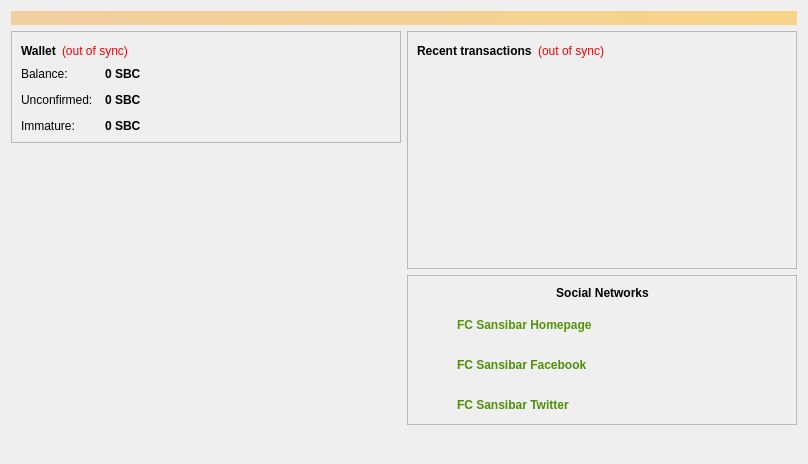
<?xml version="1.0" encoding="UTF-8"?>
<ui version="4.0">
 <class>OverviewPage</class>
 <widget class="QWidget" name="OverviewPage">
  <property name="geometry">
   <rect>
    <x>0</x>
    <y>0</y>
    <width>808</width>
    <height>464</height>
   </rect>
  </property>
  <property name="windowTitle">
   <string>Form</string>
  </property>
  <layout class="QVBoxLayout" name="topLayout">
   <item>
    <widget class="QLabel" name="labelAlerts">
     <property name="visible">
      <bool>false</bool>
     </property>
     <property name="styleSheet">
      <string notr="true">background-color: qlineargradient(x1: 0, y1: 0, x2: 1, y2: 0, stop:0 #F0D0A0, stop:1 #F8D488); color:#000000;</string>
     </property>
     <property name="wordWrap">
      <bool>true</bool>
     </property>
     <property name="margin">
      <number>3</number>
     </property>
    </widget>
   </item>
   <item>
    <layout class="QHBoxLayout" name="horizontalLayout" stretch="1,1">
     <item>
      <layout class="QVBoxLayout" name="verticalLayout_2">
       <item>
        <widget class="QFrame" name="frame">
         <property name="frameShape">
          <enum>QFrame::StyledPanel</enum>
         </property>
         <property name="frameShadow">
          <enum>QFrame::Raised</enum>
         </property>
         <layout class="QVBoxLayout" name="verticalLayout_4">
          <item>
           <layout class="QHBoxLayout" name="horizontalLayout_4">
            <item>
             <widget class="QLabel" name="label_5">
              <property name="font">
               <font>
                <weight>75</weight>
                <bold>true</bold>
               </font>
              </property>
              <property name="text">
               <string>Wallet</string>
              </property>
             </widget>
            </item>
            <item>
             <widget class="QLabel" name="labelWalletStatus">
              <property name="toolTip">
               <string>The displayed information may be out of date. Your wallet automatically synchronizes with the Sansicoin network after a connection is established, but this process has not completed yet.</string>
              </property>
              <property name="styleSheet">
               <string notr="true">QLabel { color: red; }</string>
              </property>
              <property name="text">
               <string notr="true">(out of sync)</string>
              </property>
              <property name="alignment">
               <set>Qt::AlignLeading|Qt::AlignLeft|Qt::AlignVCenter</set>
              </property>
             </widget>
            </item>
            <item>
             <spacer name="horizontalSpacer_2">
              <property name="orientation">
               <enum>Qt::Horizontal</enum>
              </property>
              <property name="sizeHint" stdset="0">
               <size>
                <width>40</width>
                <height>20</height>
               </size>
              </property>
             </spacer>
            </item>
           </layout>
          </item>
          <item>
           <layout class="QFormLayout" name="formLayout_2">
            <property name="fieldGrowthPolicy">
             <enum>QFormLayout::AllNonFixedFieldsGrow</enum>
            </property>
            <property name="horizontalSpacing">
             <number>12</number>
            </property>
            <property name="verticalSpacing">
             <number>12</number>
            </property>
            <item row="0" column="0">
             <widget class="QLabel" name="label">
              <property name="text">
               <string>Balance:</string>
              </property>
             </widget>
            </item>
            <item row="0" column="1">
             <widget class="QLabel" name="labelBalance">
              <property name="font">
               <font>
                <weight>75</weight>
                <bold>true</bold>
               </font>
              </property>
              <property name="cursor">
               <cursorShape>IBeamCursor</cursorShape>
              </property>
              <property name="toolTip">
               <string>Your current balance</string>
              </property>
              <property name="text">
               <string notr="true">0 SBC</string>
              </property>
              <property name="textInteractionFlags">
               <set>Qt::LinksAccessibleByMouse|Qt::TextSelectableByKeyboard|Qt::TextSelectableByMouse</set>
              </property>
             </widget>
            </item>
            <item row="1" column="0">
             <widget class="QLabel" name="label_3">
              <property name="text">
               <string>Unconfirmed:</string>
              </property>
             </widget>
            </item>
            <item row="1" column="1">
             <widget class="QLabel" name="labelUnconfirmed">
              <property name="font">
               <font>
                <weight>75</weight>
                <bold>true</bold>
               </font>
              </property>
              <property name="cursor">
               <cursorShape>IBeamCursor</cursorShape>
              </property>
              <property name="toolTip">
               <string>Total of transactions that have yet to be confirmed, and do not yet count toward the current balance</string>
              </property>
              <property name="text">
               <string notr="true">0 SBC</string>
              </property>
              <property name="textInteractionFlags">
               <set>Qt::LinksAccessibleByMouse|Qt::TextSelectableByKeyboard|Qt::TextSelectableByMouse</set>
              </property>
             </widget>
            </item>
            <item row="2" column="0">
             <widget class="QLabel" name="labelImmatureText">
              <property name="text">
               <string>Immature:</string>
              </property>
             </widget>
            </item>
            <item row="2" column="1">
             <widget class="QLabel" name="labelImmature">
              <property name="font">
               <font>
                <weight>75</weight>
                <bold>true</bold>
               </font>
              </property>
              <property name="toolTip">
               <string>Mined balance that has not yet matured</string>
              </property>
              <property name="text">
               <string notr="true">0 SBC</string>
              </property>
              <property name="textInteractionFlags">
               <set>Qt::LinksAccessibleByMouse|Qt::TextSelectableByKeyboard|Qt::TextSelectableByMouse</set>
              </property>
             </widget>
            </item>
           </layout>
          </item>
         </layout>
        </widget>
       </item>
       <item alignment="Qt::AlignHCenter">
        <widget class="QLabel" name="label_12">
         <property name="minimumSize">
          <size>
           <width>256</width>
           <height>256</height>
          </size>
         </property>
         <property name="maximumSize">
          <size>
           <width>256</width>
           <height>256</height>
          </size>
         </property>
         <property name="text">
          <string/>
         </property>
         <property name="pixmap">
          <pixmap resource="../bitcoin.qrc">:/icons/bitcoin</pixmap>
         </property>
         <property name="scaledContents">
          <bool>true</bool>
         </property>
        </widget>
       </item>
       <item>
        <spacer name="verticalSpacer">
         <property name="orientation">
          <enum>Qt::Vertical</enum>
         </property>
         <property name="sizeHint" stdset="0">
          <size>
           <width>20</width>
           <height>40</height>
          </size>
         </property>
        </spacer>
       </item>
      </layout>
     </item>
     <item>
      <layout class="QVBoxLayout" name="verticalLayout_3">
       <item>
        <widget class="QFrame" name="frame_2">
         <property name="frameShape">
          <enum>QFrame::StyledPanel</enum>
         </property>
         <property name="frameShadow">
          <enum>QFrame::Raised</enum>
         </property>
         <layout class="QVBoxLayout" name="verticalLayout">
          <item>
           <layout class="QHBoxLayout" name="horizontalLayout_2">
            <item>
             <widget class="QLabel" name="label_4">
              <property name="text">
               <string>&lt;b&gt;Recent transactions&lt;/b&gt;</string>
              </property>
             </widget>
            </item>
            <item>
             <widget class="QLabel" name="labelTransactionsStatus">
              <property name="toolTip">
               <string>The displayed information may be out of date. Your wallet automatically synchronizes with the Sansicoin network after a connection is established, but this process has not completed yet.</string>
              </property>
              <property name="styleSheet">
               <string notr="true">QLabel { color: red; }</string>
              </property>
              <property name="text">
               <string notr="true">(out of sync)</string>
              </property>
              <property name="alignment">
               <set>Qt::AlignRight|Qt::AlignTrailing|Qt::AlignVCenter</set>
              </property>
             </widget>
            </item>
            <item>
             <spacer name="horizontalSpacer">
              <property name="orientation">
               <enum>Qt::Horizontal</enum>
              </property>
              <property name="sizeHint" stdset="0">
               <size>
                <width>40</width>
                <height>20</height>
               </size>
              </property>
             </spacer>
            </item>
           </layout>
          </item>
          <item>
           <widget class="QListView" name="listTransactions">
            <property name="styleSheet">
             <string notr="true">QListView { background: transparent; }</string>
            </property>
            <property name="frameShape">
             <enum>QFrame::NoFrame</enum>
            </property>
            <property name="verticalScrollBarPolicy">
             <enum>Qt::ScrollBarAlwaysOff</enum>
            </property>
            <property name="horizontalScrollBarPolicy">
             <enum>Qt::ScrollBarAlwaysOff</enum>
            </property>
            <property name="selectionMode">
             <enum>QAbstractItemView::NoSelection</enum>
            </property>
           </widget>
          </item>
         </layout>
        </widget>
       </item>
       <item>
        <widget class="QFrame" name="frame_social">
         <property name="minimumSize">
          <size>
           <width>0</width>
           <height>150</height>
          </size>
         </property>
         <property name="frameShape">
          <enum>QFrame::StyledPanel</enum>
         </property>
         <property name="frameShadow">
          <enum>QFrame::Raised</enum>
         </property>
         <widget class="QLabel" name="label_2">
          <property name="geometry">
           <rect>
            <x>50</x>
            <y>40</y>
            <width>200</width>
            <height>20</height>
           </rect>
          </property>
          <property name="text">
           <string>&lt;html&gt;&lt;head/&gt;&lt;body&gt;&lt;p&gt;&lt;a href=&quot;https://www.fc-sansibar.de&quot;&gt;&lt;span style=&quot; text-decoration: none; font-weight:600; color:#519507;&quot;&gt;FC Sansibar Homepage&lt;/span&gt;&lt;/a&gt;&lt;/p&gt;&lt;/body&gt;&lt;/html&gt;</string>
          </property>
          <property name="scaledContents">
           <bool>true</bool>
          </property>
          <property name="openExternalLinks">
           <bool>true</bool>
          </property>
          <property name="textInteractionFlags">
           <set>Qt::LinksAccessibleByKeyboard|Qt::LinksAccessibleByMouse</set>
          </property>
         </widget>
         <widget class="QLabel" name="label_6">
          <property name="geometry">
           <rect>
            <x>50</x>
            <y>80</y>
            <width>200</width>
            <height>20</height>
           </rect>
          </property>
          <property name="text">
           <string>&lt;html&gt;&lt;head/&gt;&lt;body&gt;&lt;p&gt;&lt;a href=&quot;https://www.facebook.com/FanclubSansibarWerne/&quot;&gt;&lt;span style=&quot; text-decoration: none;font-weight:600; color:#4e8e07;&quot;&gt;FC Sansibar Facebook&lt;/span&gt;&lt;/a&gt;&lt;/p&gt;&lt;/body&gt;&lt;/html&gt;</string>
          </property>
          <property name="scaledContents">
           <bool>true</bool>
          </property>
          <property name="openExternalLinks">
           <bool>true</bool>
          </property>
          <property name="textInteractionFlags">
           <set>Qt::LinksAccessibleByKeyboard|Qt::LinksAccessibleByMouse</set>
          </property>
         </widget>
         <widget class="QLabel" name="label_7">
          <property name="geometry">
           <rect>
            <x>50</x>
            <y>120</y>
            <width>200</width>
            <height>20</height>
           </rect>
          </property>
          <property name="text">
           <string>&lt;html&gt;&lt;head/&gt;&lt;body&gt;&lt;p&gt;&lt;a href=&quot;https://twitter.com/FCSansibar&quot;&gt;&lt;span style=&quot; text-decoration: none; font-weight:600; color:#4e8f07;&quot;&gt;FC Sansibar Twitter&lt;/span&gt;&lt;/a&gt;&lt;/p&gt;&lt;/body&gt;&lt;/html&gt;</string>
          </property>
          <property name="scaledContents">
           <bool>true</bool>
          </property>
          <property name="openExternalLinks">
           <bool>true</bool>
          </property>
          <property name="textInteractionFlags">
           <set>Qt::LinksAccessibleByKeyboard|Qt::LinksAccessibleByMouse</set>
          </property>
         </widget>
         <widget class="QLabel" name="label_8">
          <property name="geometry">
           <rect>
            <x>130</x>
            <y>10</y>
            <width>131</width>
            <height>16</height>
           </rect>
          </property>
          <property name="text">
           <string>&lt;html&gt;&lt;head/&gt;&lt;body&gt;&lt;p&gt;&lt;span style=&quot; font-weight:600; color:#010101;&quot;&gt;Social Networks&lt;/span&gt;&lt;/p&gt;&lt;/body&gt;&lt;/html&gt;</string>
          </property>
          <property name="scaledContents">
           <bool>true</bool>
          </property>
          <property name="alignment">
           <set>Qt::AlignCenter</set>
          </property>
         </widget>
         <widget class="QLabel" name="label_9">
          <property name="geometry">
           <rect>
            <x>10</x>
            <y>30</y>
            <width>31</width>
            <height>31</height>
           </rect>
          </property>
          <property name="text">
           <string/>
          </property>
          <property name="pixmap">
           <pixmap resource="../bitcoin.qrc">:/icons/sansi</pixmap>
          </property>
          <property name="scaledContents">
           <bool>true</bool>
          </property>
         </widget>
         <widget class="QLabel" name="label_10">
          <property name="geometry">
           <rect>
            <x>10</x>
            <y>110</y>
            <width>31</width>
            <height>31</height>
           </rect>
          </property>
          <property name="text">
           <string/>
          </property>
          <property name="pixmap">
           <pixmap resource="../bitcoin.qrc">:/icons/twitter</pixmap>
          </property>
          <property name="scaledContents">
           <bool>true</bool>
          </property>
         </widget>
         <widget class="QLabel" name="label_11">
          <property name="geometry">
           <rect>
            <x>10</x>
            <y>70</y>
            <width>31</width>
            <height>31</height>
           </rect>
          </property>
          <property name="text">
           <string/>
          </property>
          <property name="pixmap">
           <pixmap resource="../bitcoin.qrc">:/icons/facebook</pixmap>
          </property>
          <property name="scaledContents">
           <bool>true</bool>
          </property>
         </widget>
        </widget>
       </item>
       <item>
        <spacer name="verticalSpacer_2">
         <property name="orientation">
          <enum>Qt::Vertical</enum>
         </property>
         <property name="sizeHint" stdset="0">
          <size>
           <width>20</width>
           <height>20</height>
          </size>
         </property>
        </spacer>
       </item>
      </layout>
     </item>
    </layout>
   </item>
  </layout>
 </widget>
 <resources>
  <include location="../bitcoin.qrc"/>
 </resources>
 <connections/>
</ui>
